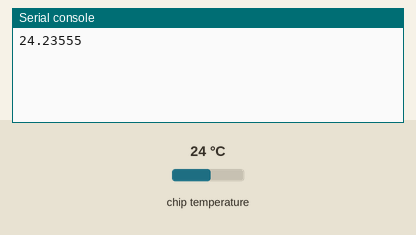
Simulated run of this program. Board: Raspberry Pi Pico running MicroPython. Shown: the last lines printed to the serial console. The test bench sets the inputs (shaded band); at power-on: chip temperature 24 °C.

Above: at 1.2 s.
1.3 s: chip temperature set to 1 °C
At 2.5 s:
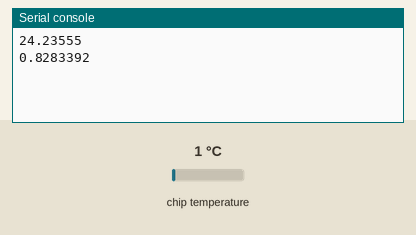
2.8 s: chip temperature set to 11 °C
At 3.8 s:
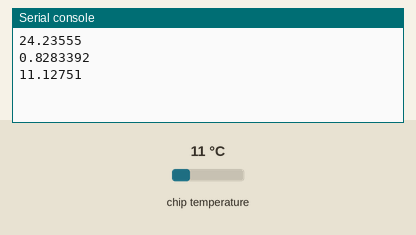
Timing chart, 0 to 5.8 s (numbered marks = the images above; inputs shaded):
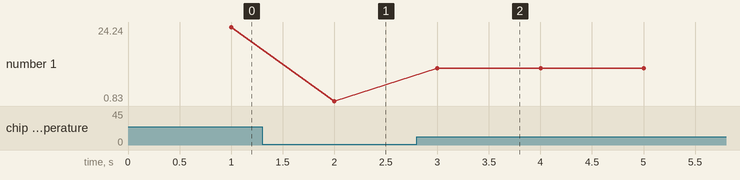

The program:

lesson7_10.py
```python
from machine import Pin, Timer, ADC
import time

adc = ADC(4)  # create ADC object on ADC pin,最後一個,溫度
conversion_factor = 3.3/65535

start_time = 0
duration = 60

def alert():
    global start_time
    if time.ticks_diff(time.ticks_ms(), start_time) >= duration * 1000:
        print("要爆炸了")
        print("傳送訊息")
        start_time = time.ticks_ms()  # get millisecond counter


def oneSecond(t):
    reading_v = adc.read_u16() * conversion_factor
    # The temperature sensor measures the Vbe voltage of a biased bipolar diode, connected to the fifth ADC channel
    # Typically, Vbe = 0.706V at 27 degrees C, with a slope of -1.721mV (0.001721) per degree.
    celsius = 27 - ( reading_v - 0.706 ) / 0.001721
    print(celsius)
    if celsius >= 22:
        alert()

tim = Timer()
tim.init(period=1000, callback=oneSecond)
```

Measured:
- after the input at 1.3 s, the serial console: prints a new line after 0.70 s (image 1)
- after the input at 2.8 s, the serial console: prints a new line after 0.20 s (image 2)
- plotted number 1: 24.24 → 0.83 after the input at 1.3 s, 0.83 → 11.13 after the input at 2.8 s
